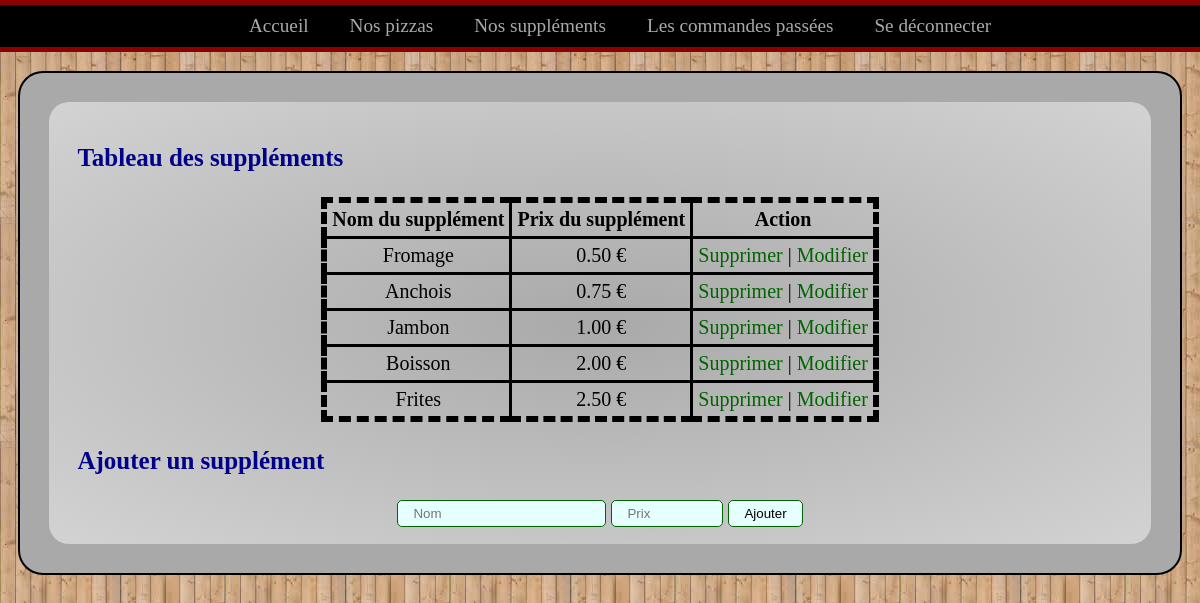
Screenshot of /suppl_admin.php (signed in) with the database file from the repository.
### tables this page shows
CREATE TABLE `supplements` (
  `sid` int(11) NOT NULL,
  `nom` varchar(30) NOT NULL,
  `prix` float UNSIGNED NOT NULL
);

### connection.php (called while the page is built, shortened)
<?php
function connection($quest){
	try {
		require('db_config.php');
		$db = new PDO("mysql:host=$hostname;dbname=$dbname;charset=utf8", $username, $password);
		$db->setAttribute(PDO::ATTR_ERRMODE, PDO::ERRMODE_EXCEPTION);
	}
	catch(PDOException $e){
		exit("Erreur de connexion" .$e->getMessage());
	}
	$res = $db->prepare($quest);
	return $res;
}

### view/admin_view.php (the view)
<?php
function print_table($res, $title1, $title2){
	echo '<table class="tab">
				<thead><tr><th>'.$title1.'</th><th>'.$title2.'</th><th>Action</th></tr></thead>
				<tbody>';
				while($row = $res->fetch()) {
						echo "	<tr>
						<td>".htmlspecialchars($row["nom"])."</td>
						<td>".htmlspecialchars($row["prixA"])." €</td>
						<td><a href=\"javascript:send('admin_supprimer.php?id=$row[id]');\">Supprimer</a> |
						<a href=\"javascript:send('admin_modifier.php?id=$row[id]');\">Modifier</a></td>
					</tr>";
					}
				echo "
				</tbody>
			</table> ";
}

### style_pizza.css (style rules this page uses)
body { margin:0px; min-width:1000px; }
html { background: url("images/back.jpg") }
.center table { margin:auto; }
.center a { text-decoration: none;color: darkgreen; }
.tab { margin: auto; border: dashed 2px; border-width: 6px; border-collapse: collapse; }
.tab td, .tab th { border: solid 3px; padding: 5px; }

### rows the page displays
supplements: nom "Fromage", prixA "0.50"
supplements: nom "Anchois", prixA "0.75"
supplements: nom "Jambon", prixA "1.00"
supplements: nom "Boisson", prixA "2.00"
supplements: nom "Frites", prixA "2.50"

### other values shown
$title1 "Nom du supplément"
$title2 "Prix du supplément"
